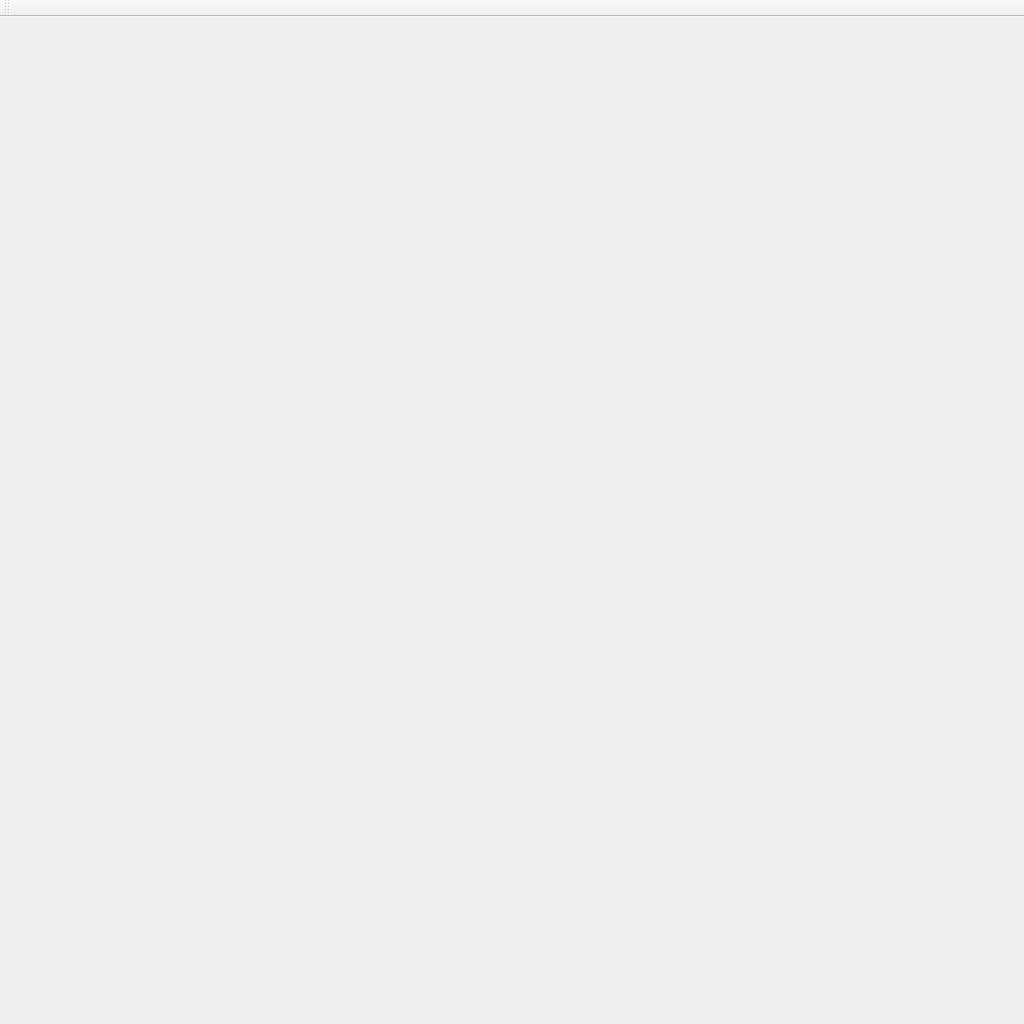
<?xml version="1.0" encoding="UTF-8"?>
<ui version="4.0">
 <class>MainWindow</class>
 <widget class="QMainWindow" name="MainWindow">
  <property name="geometry">
   <rect>
    <x>0</x>
    <y>0</y>
    <width>1024</width>
    <height>1024</height>
   </rect>
  </property>
  <property name="windowTitle">
   <string>MainWindow</string>
  </property>
  <widget class="QWidget" name="centralWidget">
   <property name="styleSheet">
    <string notr="true">background-image: url(:/images/images/background.png);
background-repeat: no-repeat;
 background-position: center;</string>
   </property>
  </widget>
  <widget class="QToolBar" name="mainToolBar">
   <attribute name="toolBarArea">
    <enum>TopToolBarArea</enum>
   </attribute>
   <attribute name="toolBarBreak">
    <bool>false</bool>
   </attribute>
  </widget>
 </widget>
 <layoutdefault spacing="6" margin="11"/>
 <resources/>
 <connections/>
</ui>
